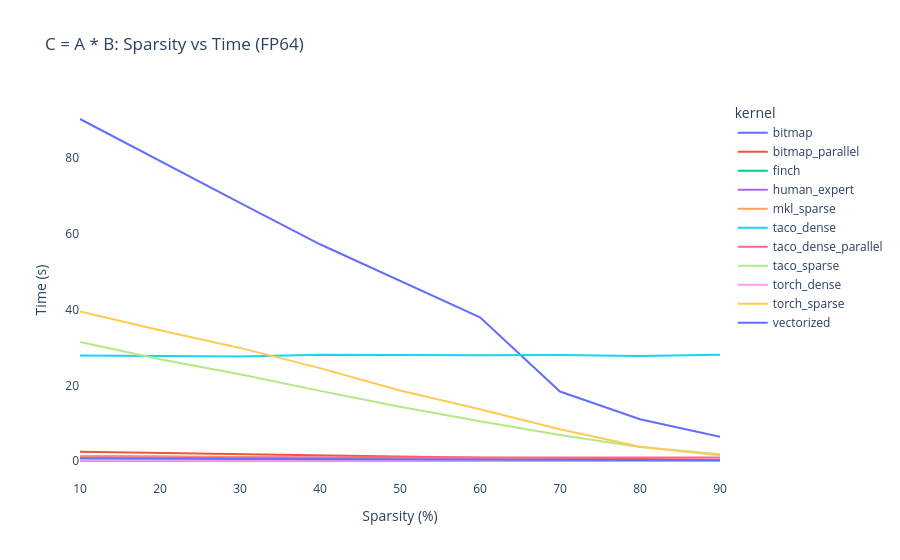

Notebook code cell kept with this figure:
### Code cell
fig = px.line(full_df, 
              x='sparsity', 
              y='seconds', 
              color='kernel',
              title='C = A * B: Sparsity vs Time (FP64)',
              labels={'sparsity': 'Sparsity (%)', 'seconds': 'Time (s)'})
fig.update_layout(plot_bgcolor='white')
fig.show()

### Figure 1 — Plotly figure (JSON) as saved in the notebook; plotly's stock layout.template omitted (floating-point values rounded to 4 significant figures)
{"data": [{"hovertemplate": "kernel=bitmap<br>Sparsity (%)=%{x}<br>Time (s)=%{y}<extra></extra>", "legendgroup": "bitmap", "line": {"color": "#636efa", "dash": "solid"}, "marker": {"symbol": "circle"}, "mode": "lines", "name": "bitmap", "orientation": "v", "showlegend": true, "type": "scatter", "x": [10, 20, 30, 40, 50, 60, 70, 80, 90], "xaxis": "x", "y": [90.35, 79.18, 68.17, 57.25, 47.67, 37.94, 18.36, 11.02, 6.417], "yaxis": "y"}, {"hovertemplate": "kernel=bitmap_parallel<br>Sparsity (%)=%{x}<br>Time (s)=%{y}<extra></extra>", "legendgroup": "bitmap_parallel", "line": {"color": "#EF553B", "dash": "solid"}, "marker": {"symbol": "circle"}, "mode": "lines", "name": "bitmap_parallel", "orientation": "v", "showlegend": true, "type": "scatter", "x": [10, 20, 30, 40, 50, 60, 70, 80, 90], "xaxis": "x", "y": [2.445, 2.118, 1.739, 1.381, 1.145, 0.892, 0.7108, 0.5785, 0.3419], "yaxis": "y"}, {"hovertemplate": "kernel=finch<br>Sparsity (%)=%{x}<br>Time (s)=%{y}<extra></extra>", "legendgroup": "finch", "line": {"color": "#00cc96", "dash": "solid"}, "marker": {"symbol": "circle"}, "mode": "lines", "name": "finch", "orientation": "v", "showlegend": true, "type": "scatter", "x": [10, 20, 30, 40, 50, 60, 70, 80, 90], "xaxis": "x", "y": [0.02824, 0.02488, 0.02159, 0.01887, 0.01462, 0.0112, 0.007846, 0.005093, 0.002658], "yaxis": "y"}, {"hovertemplate": "kernel=human_expert<br>Sparsity (%)=%{x}<br>Time (s)=%{y}<extra></extra>", "legendgroup": "human_expert", "line": {"color": "#ab63fa", "dash": "solid"}, "marker": {"symbol": "circle"}, "mode": "lines", "name": "human_expert", "orientation": "v", "showlegend": true, "type": "scatter", "x": [10, 20, 30, 40, 50, 60, 70, 80, 90], "xaxis": "x", "y": [1.292, 1.141, 0.9912, 0.8358, 0.6795, 0.5288, 0.3684, 0.1808, 0.07674], "yaxis": "y"}, {"hovertemplate": "kernel=mkl_sparse<br>Sparsity (%)=%{x}<br>Time (s)=%{y}<extra></extra>", "legendgroup": "mkl_sparse", "line": {"color": "#FFA15A", "dash": "solid"}, "marker": {"symbol": "circle"}, "mode": "lines", "name": "mkl_sparse", "orientation": "v", "showlegend": true, "type": "scatter", "x": [10, 20, 30, 40, 50, 60, 70, 80, 90], "xaxis": "x", "y": [1.345, 1.224, 1.095, 0.9478, 0.7966, 0.6374, 0.3835, 0.1495, 0.05428], "yaxis": "y"}, {"hovertemplate": "kernel=taco_dense<br>Sparsity (%)=%{x}<br>Time (s)=%{y}<extra></extra>", "legendgroup": "taco_dense", "line": {"color": "#19d3f3", "dash": "solid"}, "marker": {"symbol": "circle"}, "mode": "lines", "name": "taco_dense", "orientation": "v", "showlegend": true, "type": "scatter", "x": [10, 20, 30, 40, 50, 60, 70, 80, 90], "xaxis": "x", "y": [27.86, 27.76, 27.63, 28.09, 27.93, 27.95, 28.0, 27.77, 28.08], "yaxis": "y"}, {"hovertemplate": "kernel=taco_dense_parallel<br>Sparsity (%)=%{x}<br>Time (s)=%{y}<extra></extra>", "legendgroup": "taco_dense_parallel", "line": {"color": "#FF6692", "dash": "solid"}, "marker": {"symbol": "circle"}, "mode": "lines", "name": "taco_dense_parallel", "orientation": "v", "showlegend": true, "type": "scatter", "x": [10, 20, 30, 40, 50, 60, 70, 80, 90], "xaxis": "x", "y": [0.9221, 0.9202, 0.9209, 0.9218, 0.9214, 0.926, 0.9292, 0.9213, 0.923], "yaxis": "y"}, {"hovertemplate": "kernel=taco_sparse<br>Sparsity (%)=%{x}<br>Time (s)=%{y}<extra></extra>", "legendgroup": "taco_sparse", "line": {"color": "#B6E880", "dash": "solid"}, "marker": {"symbol": "circle"}, "mode": "lines", "name": "taco_sparse", "orientation": "v", "showlegend": true, "type": "scatter", "x": [10, 20, 30, 40, 50, 60, 70, 80, 90], "xaxis": "x", "y": [31.45, 26.88, 22.94, 18.53, 14.34, 10.48, 6.845, 3.693, 1.763], "yaxis": "y"}, {"hovertemplate": "kernel=torch_dense<br>Sparsity (%)=%{x}<br>Time (s)=%{y}<extra></extra>", "legendgroup": "torch_dense", "line": {"color": "#FF97FF", "dash": "solid"}, "marker": {"symbol": "circle"}, "mode": "lines", "name": "torch_dense", "orientation": "v", "showlegend": true, "type": "scatter", "x": [10, 20, 30, 40, 50, 60, 70, 80, 90], "xaxis": "x", "y": [0.05049, 0.04825, 0.04345, 0.04775, 0.04568, 0.0473, 0.04625, 0.0501, 0.05185], "yaxis": "y"}, {"hovertemplate": "kernel=torch_sparse<br>Sparsity (%)=%{x}<br>Time (s)=%{y}<extra></extra>", "legendgroup": "torch_sparse", "line": {"color": "#FECB52", "dash": "solid"}, "marker": {"symbol": "circle"}, "mode": "lines", "name": "torch_sparse", "orientation": "v", "showlegend": true, "type": "scatter", "x": [10, 20, 30, 40, 50, 60, 70, 80, 90], "xaxis": "x", "y": [39.5, 34.56, 29.88, 24.55, 18.63, 13.69, 8.371, 3.746, 1.493], "yaxis": "y"}, {"hovertemplate": "kernel=vectorized<br>Sparsity (%)=%{x}<br>Time (s)=%{y}<extra></extra>", "legendgroup": "vectorized", "line": {"color": "#636efa", "dash": "solid"}, "marker": {"symbol": "circle"}, "mode": "lines", "name": "vectorized", "orientation": "v", "showlegend": true, "type": "scatter", "x": [10, 20, 30, 40, 50, 60, 70, 80, 90], "xaxis": "x", "y": [0.6918, 0.6522, 0.5993, 0.5237, 0.4672, 0.4023, 0.3564, 0.2682, 0.1682], "yaxis": "y"}], "layout": {"legend": {"title": {"text": "kernel"}, "tracegroupgap": 0}, "plot_bgcolor": "white", "title": {"text": "C = A * B: Sparsity vs Time (FP64)"}, "xaxis": {"anchor": "y", "domain": [0, 1], "title": {"text": "Sparsity (%)"}}, "yaxis": {"anchor": "x", "domain": [0, 1], "title": {"text": "Time (s)"}}}}
